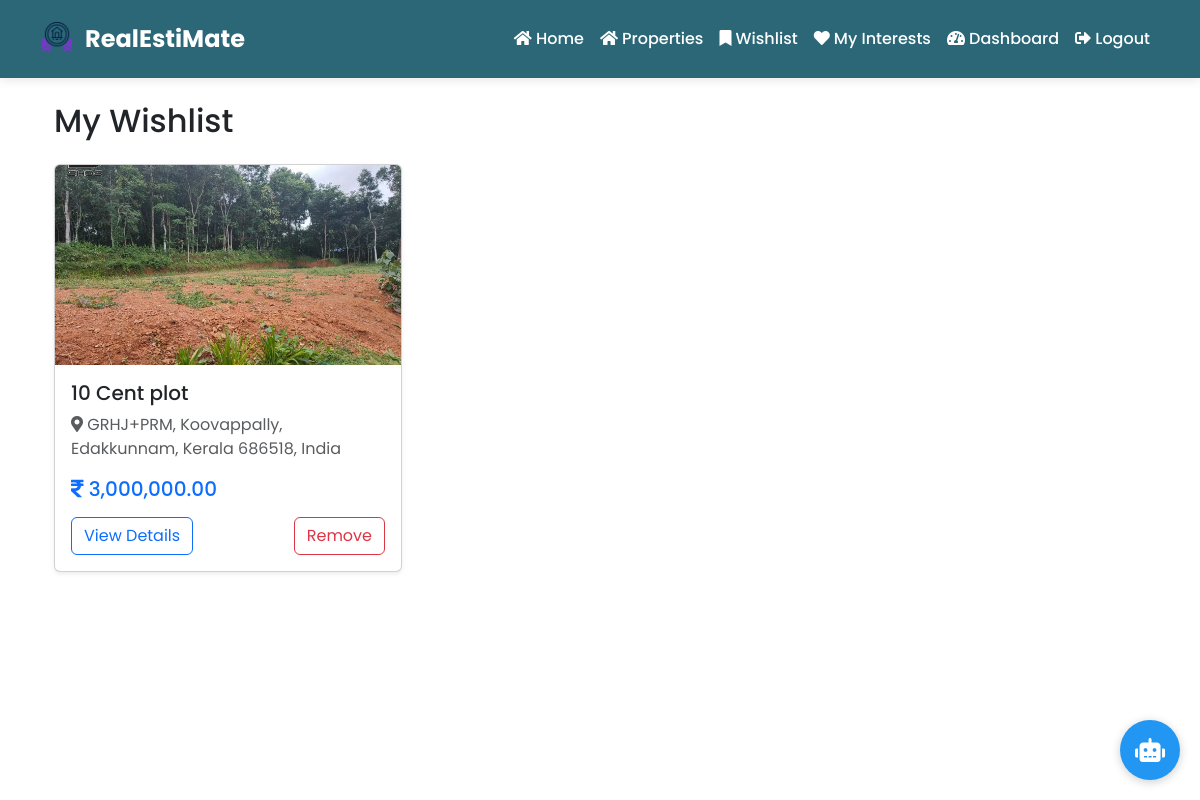
The app's page /wishlist (signed in) with its own data.
### app/models/wishlist.py (models this page shows)
class Wishlist(db.Model):
    id = db.Column(db.Integer, primary_key=True)
    user_id = db.Column(db.Integer, db.ForeignKey('user.id'), nullable=False)
    property_id = db.Column(db.Integer, db.ForeignKey('property.id'), nullable=False)
    created_at = db.Column(db.DateTime, default=datetime.utcnow)
    property = db.relationship('Property', backref=db.backref('wishlist_items', lazy='dynamic'))
    __table_args__ = (db.UniqueConstraint('user_id', 'property_id', name='unique_user_property'),)

### app/models/property.py (models this page shows, shortened)
class Property(db.Model):
    id = db.Column(db.Integer, primary_key=True)
    title = db.Column(db.String(100), nullable=False)
    description = db.Column(db.Text)
    price = db.Column(db.Float, nullable=False)
    property_type = db.Column(db.String(50))  # 'house', 'apartment', 'plot'
    location = db.Column(db.String(100), nullable=False)
    latitude = db.Column(db.Float)
    longitude = db.Column(db.Float)
    area = db.Column(db.Float)  # in square feet
    area_unit = db.Column(db.String(20), default='sq_ft')
    bedrooms = db.Column(db.Integer)
    bathrooms = db.Column(db.Integer)
    floor = db.Column(db.Integer)  # for apartments
    total_floors = db.Column(db.Integer)
    plot_dimensions = db.Column(db.String(50))  # e.g., "40x60"
    corner_plot = db.Column(db.Boolean, default=False)
    facing = db.Column(db.String(20))  # North, South, East, West
    image_filename = db.Column(db.String(255))
    image_url = db.Column(db.String(255))
    created_at = db.Column(db.DateTime, default=datetime.utcnow)
    user_id = db.Column(db.Integer, db.ForeignKey('user.id'), nullable=False)
    is_available = db.Column(db.Boolean, default=True)
    is_verified = db.Column(db.Boolean, default=False)
    verification_status = db.Column(db.String(20), default='pending')  # pending, approved, rejected
    admin_feedback = db.Column(db.Text)  # For rejection reason
    verified_at = db.Column(db.DateTime)
    verified_by = db.Column(db.Integer, db.ForeignKey('user.id'), nullable=True)
    interests = db.relationship('PropertyInterest', lazy='dynamic', cascade='all, delete-orphan')
    images = db.relationship('PropertyImage', back_populates='property', cascade='all, delete-orphan')
    documents = db.relationship('PropertyDocument', back_populates='property', cascade='all, delete-orphan')

### app/routes/user.py (the view)
@bp.route('/wishlist')
@login_required
def wishlist():
    if current_user.user_type != 'buyer':
        return redirect(url_for('user.dashboard'))
    wishlist_items = Wishlist.query.filter_by(user_id=current_user.id)\
        .order_by(Wishlist.created_at.desc()).all()
    return render_template('user/wishlist.html', wishlist_items=wishlist_items)

### app/models/user.py (called while the page is built)
    @property
    def is_active(self):
        return self.active

### app/templates/user/wishlist.html (shortened to what this page needs)
{% extends "base.html" %}
{% block content %}
<div class="container mt-4">
    <h2 class="mb-4">My Wishlist</h2>
    {% if wishlist_items %}
    <div class="row">
        {% for item in wishlist_items %}
        <div class="col-md-4 mb-4">
            <div class="card h-100 shadow-sm">
                <img src="{{ item.property.image_url or url_for('static', filename='images/default-property.jpg') }}"
                     class="card-img-top property-image" alt="{{ item.property.title }}">
                <div class="card-body">
                    <h5 class="card-title">{{ item.property.title }}</h5>
                    <p class="text-muted mb-2">
                        <i class="fas fa-map-marker-alt"></i> {{ item.property.location }}
                    </p>
                    <h5 class="text-primary mb-3">
                        <i class="fas fa-rupee-sign"></i> {{ "{:,.2f}".format(item.property.price) }}
                    </h5>
                    <div class="d-flex justify-content-between">
                        <a href="{{ url_for('property.details', id=item.property.id) }}"
                           class="btn btn-outline-primary">View Details</a>
                        <a href="{{ url_for('user.remove_from_wishlist', property_id=item.property.id) }}"
                           class="btn btn-outline-danger">Remove</a>
                    </div>
                </div>
            </div>
        </div>
        {% endfor %}
    </div>
    {% endif %}
</div>
{% endblock %}

### app/static/css/style.css (style rules this page uses)
:root { --primary-color: #2b6777; --secondary-color: #52ab98; --accent-color: #c8d8e4; --dark-bg: #2b6777; --light-bg: #f2f2f2; --text-dark: #333333; --text-light: #ffffff; }
body { font-family: 'Poppins', sans-serif; overflow-x: hidden; }
.property-image { height: 250px; object-fit: cover; }
.card { transition: transform 0.2s; box-shadow: 0 4px 6px rgba(0, 0, 0, 0.1); }
.card-img-top { height: 200px; object-fit: cover; }

### records on screen
Wishlist: property (picture), property "10 Cent plot", property.location "GRHJ+PRM, Koovappally, Edakkunnam, Kerala 686518, India"
Property: property.price "3,000,000.00"
